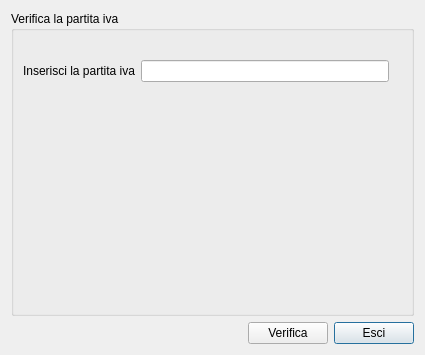
<?xml version="1.0" encoding="UTF-8"?>
<ui version="4.0">
 <class>verify_piva</class>
 <widget class="QDialog" name="verify_piva">
  <property name="geometry">
   <rect>
    <x>0</x>
    <y>0</y>
    <width>425</width>
    <height>355</height>
   </rect>
  </property>
  <property name="windowTitle">
   <string>Dialog</string>
  </property>
  <layout class="QGridLayout" name="gridLayout">
   <item row="1" column="2">
    <widget class="QPushButton" name="esci">
     <property name="text">
      <string>Esci</string>
     </property>
     <property name="icon">
      <iconset resource="../cod_fisc.qrc">
       <normaloff>:/images/dialog-close.png</normaloff>:/images/dialog-close.png</iconset>
     </property>
    </widget>
   </item>
   <item row="1" column="1">
    <widget class="QPushButton" name="verifica">
     <property name="text">
      <string>Verifica</string>
     </property>
     <property name="icon">
      <iconset resource="../cod_fisc.qrc">
       <normaloff>:/images/iva.png</normaloff>:/images/iva.png</iconset>
     </property>
    </widget>
   </item>
   <item row="1" column="0">
    <spacer name="horizontalSpacer">
     <property name="orientation">
      <enum>Qt::Horizontal</enum>
     </property>
     <property name="sizeHint" stdset="0">
      <size>
       <width>40</width>
       <height>20</height>
      </size>
     </property>
    </spacer>
   </item>
   <item row="0" column="0" colspan="3">
    <widget class="QGroupBox" name="groupBox">
     <property name="title">
      <string>Verifica la partita iva</string>
     </property>
     <layout class="QGridLayout" name="gridLayout_2">
      <item row="3" column="0" colspan="2">
       <spacer name="verticalSpacer_2">
        <property name="orientation">
         <enum>Qt::Vertical</enum>
        </property>
        <property name="sizeHint" stdset="0">
         <size>
          <width>20</width>
          <height>40</height>
         </size>
        </property>
       </spacer>
      </item>
      <item row="2" column="0" colspan="2">
       <widget class="QLabel" name="es_er">
        <property name="text">
         <string/>
        </property>
        <property name="alignment">
         <set>Qt::AlignCenter</set>
        </property>
       </widget>
      </item>
      <item row="1" column="0">
       <widget class="QLabel" name="label">
        <property name="text">
         <string>Inserisci la partita iva</string>
        </property>
       </widget>
      </item>
      <item row="1" column="1">
       <widget class="QLineEdit" name="piva"/>
      </item>
      <item row="1" column="2">
       <widget class="QLabel" name="icona">
        <property name="text">
         <string/>
        </property>
        <property name="alignment">
         <set>Qt::AlignCenter</set>
        </property>
       </widget>
      </item>
      <item row="0" column="0" colspan="3">
       <widget class="QLabel" name="label_2">
        <property name="text">
         <string/>
        </property>
        <property name="pixmap">
         <pixmap resource="../cod_fisc.qrc">:/images/p_iva_large.png</pixmap>
        </property>
        <property name="alignment">
         <set>Qt::AlignCenter</set>
        </property>
       </widget>
      </item>
     </layout>
    </widget>
   </item>
  </layout>
 </widget>
 <resources>
  <include location="../cod_fisc.qrc"/>
 </resources>
 <connections/>
</ui>
